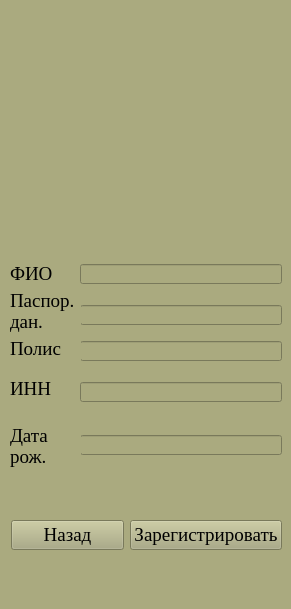
<?xml version="1.0" encoding="UTF-8"?>
<ui version="4.0">
 <class>MainWindow</class>
 <widget class="QMainWindow" name="MainWindow">
  <property name="geometry">
   <rect>
    <x>0</x>
    <y>0</y>
    <width>291</width>
    <height>609</height>
   </rect>
  </property>
  <property name="windowTitle">
   <string>MainWindow</string>
  </property>
  <property name="styleSheet">
   <string notr="true">background-color: rgb(170, 170, 127);</string>
  </property>
  <widget class="QWidget" name="centralwidget">
   <widget class="QLabel" name="label_4">
    <property name="geometry">
     <rect>
      <x>95</x>
      <y>90</y>
      <width>110</width>
      <height>110</height>
     </rect>
    </property>
    <property name="text">
     <string/>
    </property>
    <property name="pixmap">
     <pixmap>medphotof.png</pixmap>
    </property>
   </widget>
   <widget class="QWidget" name="layoutWidget">
    <property name="geometry">
     <rect>
      <x>11</x>
      <y>520</y>
      <width>271</width>
      <height>31</height>
     </rect>
    </property>
    <layout class="QHBoxLayout" name="horizontalLayout">
     <item>
      <widget class="QPushButton" name="pushButton">
       <property name="font">
        <font>
         <family>Times New Roman</family>
         <pointsize>14</pointsize>
        </font>
       </property>
       <property name="text">
        <string>Назад</string>
       </property>
      </widget>
     </item>
     <item>
      <widget class="QPushButton" name="pushButton_2">
       <property name="font">
        <font>
         <family>Times New Roman</family>
         <pointsize>14</pointsize>
        </font>
       </property>
       <property name="text">
        <string>Зарегистрировать</string>
       </property>
      </widget>
     </item>
    </layout>
   </widget>
   <widget class="QLineEdit" name="lineEdit_2">
    <property name="geometry">
     <rect>
      <x>80</x>
      <y>382</y>
      <width>202</width>
      <height>20</height>
     </rect>
    </property>
   </widget>
   <widget class="QLabel" name="label_3">
    <property name="geometry">
     <rect>
      <x>10</x>
      <y>375</y>
      <width>59</width>
      <height>27</height>
     </rect>
    </property>
    <property name="font">
     <font>
      <family>Times New Roman</family>
      <pointsize>14</pointsize>
     </font>
    </property>
    <property name="text">
     <string>ИНН</string>
    </property>
   </widget>
   <widget class="QLineEdit" name="lineEdit">
    <property name="geometry">
     <rect>
      <x>80</x>
      <y>341</y>
      <width>202</width>
      <height>20</height>
     </rect>
    </property>
    <property name="styleSheet">
     <string notr="true"/>
    </property>
   </widget>
   <widget class="QLabel" name="label_2">
    <property name="enabled">
     <bool>true</bool>
    </property>
    <property name="geometry">
     <rect>
      <x>10</x>
      <y>335</y>
      <width>71</width>
      <height>28</height>
     </rect>
    </property>
    <property name="font">
     <font>
      <family>Times New Roman</family>
      <pointsize>14</pointsize>
     </font>
    </property>
    <property name="text">
     <string>Полис</string>
    </property>
   </widget>
   <widget class="QLineEdit" name="lineEdit_3">
    <property name="geometry">
     <rect>
      <x>80</x>
      <y>435</y>
      <width>202</width>
      <height>20</height>
     </rect>
    </property>
   </widget>
   <widget class="QLabel" name="label_5">
    <property name="geometry">
     <rect>
      <x>10</x>
      <y>410</y>
      <width>71</width>
      <height>61</height>
     </rect>
    </property>
    <property name="font">
     <font>
      <family>Times New Roman</family>
      <pointsize>14</pointsize>
     </font>
    </property>
    <property name="text">
     <string>&lt;html&gt;&lt;head&gt;
  &lt;meta charset=&quot;utf-8&quot;&gt;
  &lt;title&gt;line-height&lt;/title&gt;
  &lt;style&gt;
   p {
    line-height: 0.4;
   }
  &lt;/style&gt;
 &lt;/head&gt; &lt;body&gt;&lt;p&gt;Дата&lt;/p&gt;&lt;p&gt;рож.&lt;/p&gt;&lt;/body&gt;&lt;/html&gt;</string>
    </property>
   </widget>
   <widget class="QLineEdit" name="lineEdit_4">
    <property name="geometry">
     <rect>
      <x>80</x>
      <y>305</y>
      <width>202</width>
      <height>20</height>
     </rect>
    </property>
    <property name="styleSheet">
     <string notr="true"/>
    </property>
   </widget>
   <widget class="QLabel" name="label_8">
    <property name="geometry">
     <rect>
      <x>10</x>
      <y>275</y>
      <width>71</width>
      <height>61</height>
     </rect>
    </property>
    <property name="font">
     <font>
      <family>Times New Roman</family>
      <pointsize>14</pointsize>
     </font>
    </property>
    <property name="text">
     <string>&lt;html&gt;&lt;head&gt;
  &lt;meta charset=&quot;utf-8&quot;&gt;
  &lt;title&gt;line-height&lt;/title&gt;
  &lt;style&gt;
   p {
    line-height: 0.4;
   }
  &lt;/style&gt;
 &lt;/head&gt; &lt;body&gt;&lt;p&gt;Паспор.&lt;/p&gt;&lt;p&gt;дан.&lt;/p&gt;&lt;/body&gt;&lt;/html&gt;</string>
    </property>
   </widget>
   <widget class="QLabel" name="label_6">
    <property name="geometry">
     <rect>
      <x>10</x>
      <y>260</y>
      <width>59</width>
      <height>27</height>
     </rect>
    </property>
    <property name="font">
     <font>
      <family>Times New Roman</family>
      <pointsize>14</pointsize>
     </font>
    </property>
    <property name="text">
     <string>ФИО</string>
    </property>
   </widget>
   <widget class="QLineEdit" name="lineEdit_5">
    <property name="geometry">
     <rect>
      <x>80</x>
      <y>264</y>
      <width>202</width>
      <height>20</height>
     </rect>
    </property>
   </widget>
  </widget>
  <widget class="QStatusBar" name="statusbar"/>
 </widget>
 <resources/>
 <connections/>
</ui>
